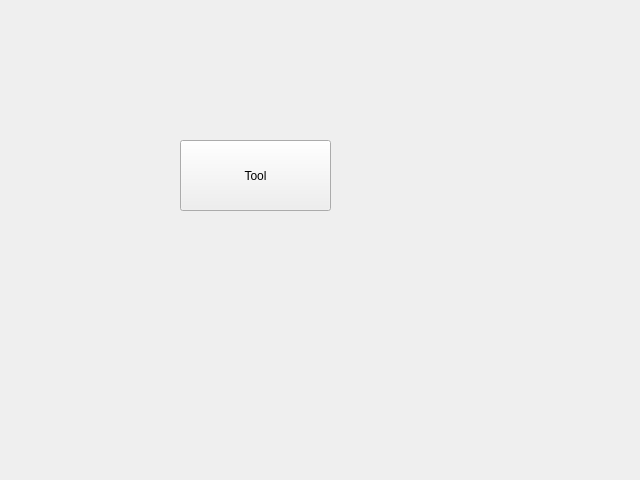
<?xml version="1.0" encoding="UTF-8"?>
<ui version="4.0">
 <class>ventilationDetails</class>
 <widget class="QWidget" name="ventilationDetails">
  <property name="geometry">
   <rect>
    <x>0</x>
    <y>0</y>
    <width>640</width>
    <height>480</height>
   </rect>
  </property>
  <property name="windowTitle">
   <string>Ventilation</string>
  </property>
  <widget class="QToolButton" name="toolButton">
   <property name="geometry">
    <rect>
     <x>180</x>
     <y>140</y>
     <width>151</width>
     <height>71</height>
    </rect>
   </property>
   <property name="text">
    <string>Tool</string>
   </property>
  </widget>
 </widget>
 <resources/>
 <connections/>
</ui>
